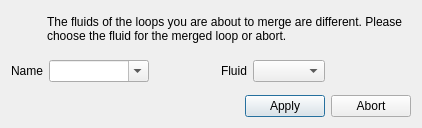
<?xml version="1.0" encoding="UTF-8"?>
<ui version="4.0">
 <class>mergeLoopsDialog</class>
 <widget class="QDialog" name="mergeLoopsDialog">
  <property name="geometry">
   <rect>
    <x>0</x>
    <y>0</y>
    <width>422</width>
    <height>128</height>
   </rect>
  </property>
  <property name="sizePolicy">
   <sizepolicy hsizetype="Preferred" vsizetype="Fixed">
    <horstretch>0</horstretch>
    <verstretch>0</verstretch>
   </sizepolicy>
  </property>
  <property name="minimumSize">
   <size>
    <width>0</width>
    <height>0</height>
   </size>
  </property>
  <property name="maximumSize">
   <size>
    <width>16777215</width>
    <height>128</height>
   </size>
  </property>
  <property name="windowTitle">
   <string>Hydraulic loops merge</string>
  </property>
  <layout class="QVBoxLayout" name="verticalLayout">
   <item>
    <layout class="QHBoxLayout" name="horizontalLayout_2">
     <item>
      <widget class="QWidget" name="differingFluidsWarningWidget" native="true">
       <property name="minimumSize">
        <size>
         <width>30</width>
         <height>30</height>
        </size>
       </property>
       <property name="styleSheet">
        <string notr="true">image: url(:/tango-icons/status/tango-icon-theme-0.8.90/scalable/status/dialog-warning.svg);</string>
       </property>
      </widget>
     </item>
     <item>
      <widget class="QLabel" name="differingFluidsWarningLabel">
       <property name="sizePolicy">
        <sizepolicy hsizetype="Expanding" vsizetype="Preferred">
         <horstretch>0</horstretch>
         <verstretch>0</verstretch>
        </sizepolicy>
       </property>
       <property name="text">
        <string>The fluids of the loops you are about to merge are different. Please choose the fluid for the merged loop or abort.</string>
       </property>
       <property name="wordWrap">
        <bool>true</bool>
       </property>
      </widget>
     </item>
    </layout>
   </item>
   <item>
    <layout class="QHBoxLayout" name="horizontalLayout">
     <item>
      <widget class="QLabel" name="loopNameLabel">
       <property name="sizePolicy">
        <sizepolicy hsizetype="Preferred" vsizetype="Fixed">
         <horstretch>0</horstretch>
         <verstretch>0</verstretch>
        </sizepolicy>
       </property>
       <property name="text">
        <string>Name</string>
       </property>
      </widget>
     </item>
     <item>
      <widget class="QComboBox" name="nameComboBox">
       <property name="sizePolicy">
        <sizepolicy hsizetype="Minimum" vsizetype="Fixed">
         <horstretch>0</horstretch>
         <verstretch>0</verstretch>
        </sizepolicy>
       </property>
       <property name="minimumSize">
        <size>
         <width>100</width>
         <height>0</height>
        </size>
       </property>
       <property name="editable">
        <bool>true</bool>
       </property>
      </widget>
     </item>
     <item>
      <widget class="QWidget" name="invalidNameWarningWidget" native="true">
       <property name="minimumSize">
        <size>
         <width>30</width>
         <height>30</height>
        </size>
       </property>
       <property name="styleSheet">
        <string notr="true">image: url(:/tango-icons/status/tango-icon-theme-0.8.90/scalable/status/dialog-warning.svg);</string>
       </property>
      </widget>
     </item>
     <item>
      <spacer name="horizontalSpacer">
       <property name="orientation">
        <enum>Qt::Horizontal</enum>
       </property>
       <property name="sizeType">
        <enum>QSizePolicy::Maximum</enum>
       </property>
       <property name="sizeHint" stdset="0">
        <size>
         <width>30</width>
         <height>20</height>
        </size>
       </property>
      </spacer>
     </item>
     <item>
      <widget class="QLabel" name="fluidLabel">
       <property name="sizePolicy">
        <sizepolicy hsizetype="Preferred" vsizetype="Fixed">
         <horstretch>0</horstretch>
         <verstretch>0</verstretch>
        </sizepolicy>
       </property>
       <property name="text">
        <string>Fluid</string>
       </property>
      </widget>
     </item>
     <item>
      <widget class="QComboBox" name="fluidComboBox">
       <property name="sizePolicy">
        <sizepolicy hsizetype="Maximum" vsizetype="Fixed">
         <horstretch>0</horstretch>
         <verstretch>0</verstretch>
        </sizepolicy>
       </property>
      </widget>
     </item>
     <item>
      <widget class="QWidget" name="noFluidSelectedWarningWidget" native="true">
       <property name="minimumSize">
        <size>
         <width>30</width>
         <height>30</height>
        </size>
       </property>
       <property name="toolTip">
        <string>&lt;html&gt;&lt;head/&gt;&lt;body&gt;&lt;p&gt;A fluid must be selected&lt;/p&gt;&lt;/body&gt;&lt;/html&gt;</string>
       </property>
       <property name="styleSheet">
        <string notr="true">image: url(:/tango-icons/status/tango-icon-theme-0.8.90/scalable/status/dialog-warning.svg);</string>
       </property>
      </widget>
     </item>
     <item>
      <spacer name="horizontalSpacer_2">
       <property name="orientation">
        <enum>Qt::Horizontal</enum>
       </property>
       <property name="sizeHint" stdset="0">
        <size>
         <width>40</width>
         <height>20</height>
        </size>
       </property>
      </spacer>
     </item>
    </layout>
   </item>
   <item>
    <layout class="QHBoxLayout" name="horizontalLayout_5">
     <item>
      <spacer name="horizontalSpacer_4">
       <property name="orientation">
        <enum>Qt::Horizontal</enum>
       </property>
       <property name="sizeHint" stdset="0">
        <size>
         <width>40</width>
         <height>20</height>
        </size>
       </property>
      </spacer>
     </item>
     <item>
      <widget class="QPushButton" name="applyButton">
       <property name="sizePolicy">
        <sizepolicy hsizetype="Minimum" vsizetype="Fixed">
         <horstretch>0</horstretch>
         <verstretch>0</verstretch>
        </sizepolicy>
       </property>
       <property name="text">
        <string>Apply</string>
       </property>
      </widget>
     </item>
     <item>
      <widget class="QPushButton" name="abortButton">
       <property name="sizePolicy">
        <sizepolicy hsizetype="Minimum" vsizetype="Fixed">
         <horstretch>0</horstretch>
         <verstretch>0</verstretch>
        </sizepolicy>
       </property>
       <property name="text">
        <string>Abort</string>
       </property>
      </widget>
     </item>
    </layout>
   </item>
  </layout>
 </widget>
 <resources/>
 <connections/>
</ui>
